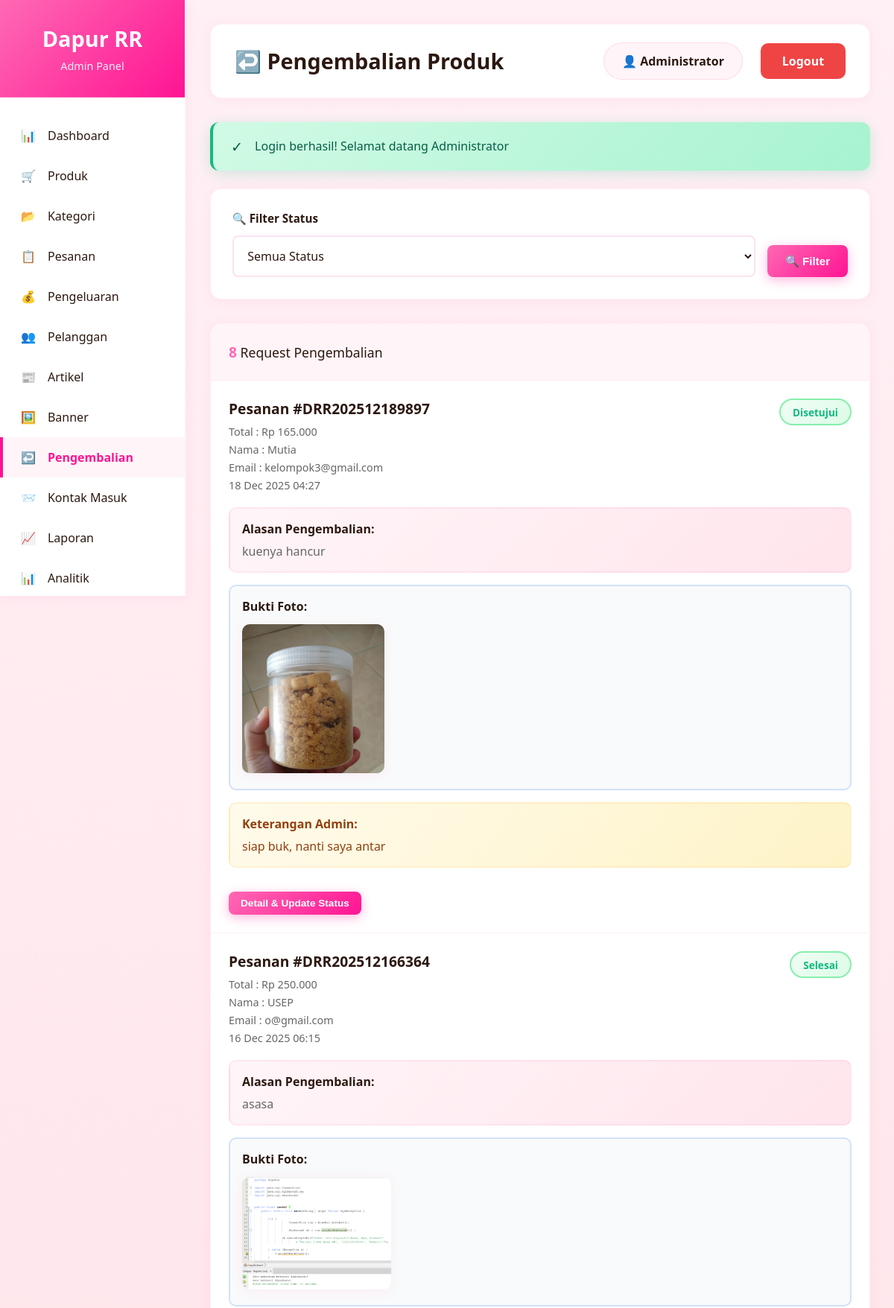
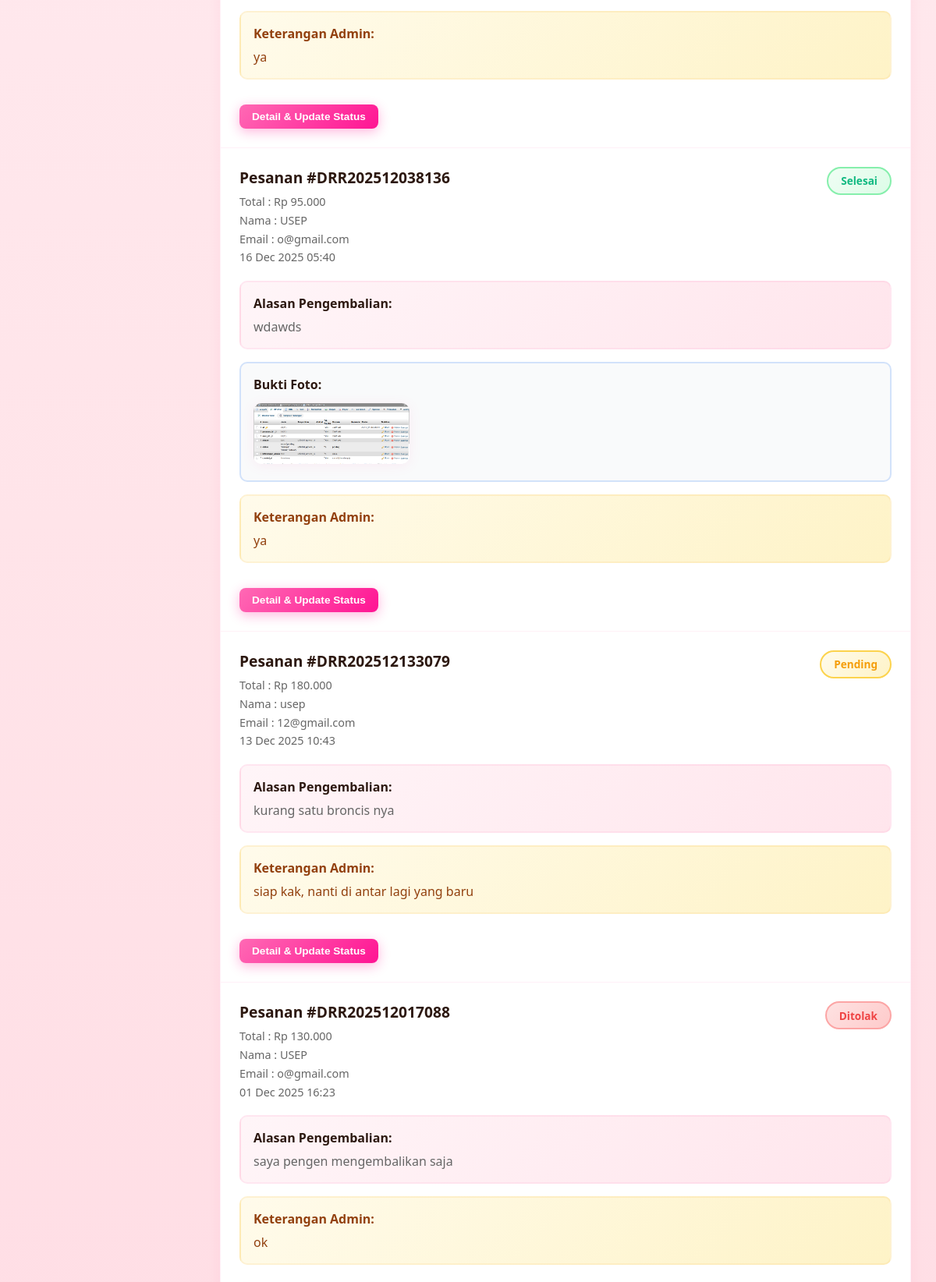
The page /admin/pengembalian.php (signed in, upper part) on the database its author committed (2 pictures, top to bottom).
### tables this page shows
CREATE TABLE `pengembalian` (
  `id` int(11) NOT NULL,
  `pesanan_id` int(11) NOT NULL,
  `user_id` int(11) NOT NULL,
  `alasan` text NOT NULL,
  `bukti_foto` varchar(255) DEFAULT NULL,
  `status` enum('pending','disetujui','ditolak','selesai') DEFAULT 'pending',
  `keterangan_admin` text DEFAULT NULL,
  `tanggal_diproses` datetime DEFAULT NULL,
  `tanggal_selesai` datetime DEFAULT NULL,
  `created_at` timestamp NOT NULL DEFAULT current_timestamp()
);

CREATE TABLE `pesanan` (
  `id` int(11) NOT NULL,
  `user_id` int(11) NOT NULL,
  `no_pesanan` varchar(50) NOT NULL,
  `total_harga` decimal(10,2) NOT NULL,
  `ongkir` decimal(10,2) DEFAULT 0.00,
  `total_bayar` decimal(10,2) NOT NULL,
  `metode_pembayaran_id` int(11) DEFAULT NULL,
  `metode_pengiriman_id` int(11) DEFAULT NULL,
  `alamat_pengiriman` text NOT NULL,
  `no_telepon` varchar(20) NOT NULL,
  `catatan` text DEFAULT NULL,
  `status` enum('pending','dikonfirmasi','dibayar','diproses','dikirim','selesai','dibatalkan') DEFAULT 'pending',
  `status_pengembalian` enum('pending','disetujui','ditolak','selesai') DEFAULT NULL,
  `bukti_pembayaran` varchar(255) DEFAULT NULL,
  `resi_pengiriman` varchar(100) DEFAULT NULL,
  `tanggal_pembayaran` datetime DEFAULT NULL,
  `tanggal_kirim` datetime DEFAULT NULL,
  `tanggal_selesai` datetime DEFAULT NULL,
  `is_rated` tinyint(1) DEFAULT 0,
  `created_at` timestamp NOT NULL DEFAULT current_timestamp()
);

CREATE TABLE `users` (
  `id` int(11) NOT NULL,
  `nama` varchar(100) NOT NULL,
  `email` varchar(100) NOT NULL,
  `password` varchar(255) NOT NULL,
  `no_telepon` varchar(20) DEFAULT NULL,
  `alamat` text DEFAULT NULL,
  `role` enum('admin','user') DEFAULT 'user',
  `is_active` tinyint(1) DEFAULT 1,
  `created_at` timestamp NOT NULL DEFAULT current_timestamp()
);

### config/database.php (called while the page is built, shortened)
<?php
function formatRupiah($angka) {
    return "Rp " . number_format($angka, 0, ',', '.');
}
function getUserName() {
    return $_SESSION['nama'] ?? 'Guest';
}
?>

### admin/pengembalian.php (the view, shortened to what this page needs)
<?php
require_once '../config/database.php';
$conn = getConnection();
$statusFilter = $_GET['status'] ?? '';
$where = $statusFilter ? "WHERE p.status = ?" : "";
$query = "SELECT p.*, ps.no_pesanan, ps.total_bayar, u.nama, u.email
          FROM pengembalian p
          JOIN pesanan ps ON p.pesanan_id = ps.id
          JOIN users u ON ps.user_id = u.id
          $where
          ORDER BY p.created_at DESC";
if ($statusFilter) {
    $stmt = $conn->prepare($query);
    $stmt->bind_param("s", $statusFilter);
    $stmt->execute();
    $pengembalian = $stmt->get_result();
} else {
    $pengembalian = $conn->query($query);
}
$flash = null;
if (isset($_SESSION['flash_message'])) {
    $flash = [
        'message' => $_SESSION['flash_message'],
        'type' => $_SESSION['flash_type']
    ];
}
?>
<!DOCTYPE html>
<html lang="id">
<head>
</head>
<body>
    <div class="sidebar">
        <div class="sidebar-header">
            <h2>Dapur RR</h2>
            <p>Admin Panel</p>
        </div>
        <div class="sidebar-menu">
            <a href="dashboard.php" class="menu-item">
                <span>📊</span>
                <span>Dashboard</span>
            </a>
            <a href="produk.php" class="menu-item">
                <span>🛒</span>
                <span>Produk</span>
            </a>
            <a href="kategori.php" class="menu-item">
                <span>📂</span>
                <span>Kategori</span>
            </a>
            <a href="pesanan.php" class="menu-item">
                <span>📋</span>
                <span>Pesanan</span>
            </a>
            <a href="pengeluaran.php" class="menu-item">
                <span>💰</span>
                <span>Pengeluaran</span>
            </a>
            <a href="pelanggan.php" class="menu-item">
                <span>👥</span>
                <span>Pelanggan</span>
            </a>
            <a href="artikel2.php" class="menu-item">
                <span>📰</span>
                <span>Artikel</span>
            </a>
            <a href="banner.php" class="menu-item">
                <span>🖼️</span>
                <span>Banner</span>
            </a>
            <a href="pengembalian.php" class="menu-item active">
                <span>↩️</span>
                <span>Pengembalian</span>
            </a>
            <a href="kontak-masuk.php" class="menu-item">
                <span>📨</span>
                <span>Kontak Masuk</span>
            </a>
            <a href="laporan.php" class="menu-item">
                <span>📈</span>
                <span>Laporan</span>
            </a>
            <a href="analitik.php" class="menu-item">
                <span>📊</span>
                <span>Analitik</span>
            </a>
        </div>
    </div>
    <div class="main-content">
        <div class="top-bar">
            <h1 class="page-title">↩️ Pengembalian Produk</h1>
            <div class="user-info">
                <div class="admin-name">👤 <?php echo htmlspecialchars(getUserName()); ?></div>
                <a href="../logout.php" class="btn-logout">
                    <span>Logout</span>
                </a>
            </div>
        </div>
        <?php if ($flash): ?>
        <div class="alert alert-<?php echo $flash['type']; ?>">
            <span style="font-size: 1.2rem;"><?php echo $flash['type'] === 'success' ? '✓' : '⚠'; ?></span>
            <?php echo htmlspecialchars($flash['message']); ?>
        </div>
        <?php endif; ?>
        <div class="filters">
            <form method="GET">
                <div class="filter-row">
                    <div class="filter-group">
                        <label>🔍 Filter Status</label>
                        <select name="status">
                            <option value="">Semua Status</option>
                        </select>
                    </div>
                    <button type="submit" class="btn btn-primary">🔍 Filter</button>
                </div>
            </form>
        </div>
        <div class="card">
            <div class="card-header">
                <strong style="color: var(--primary); font-size: 1.2rem;"><?php echo $pengembalian->num_rows; ?></strong> Request Pengembalian
            </div>
            <?php if ($pengembalian->num_rows > 0): ?>
            <div class="return-list">
                <?php while($r = $pengembalian->fetch_assoc()): ?>
                <div class="return-item"
                     data-id="<?php echo $r['id']; ?>"
                     data-no-pesanan="<?php echo htmlspecialchars($r['no_pesanan']); ?>"
                     data-total="<?php echo formatRupiah($r['total_bayar']); ?>"
                     data-nama="<?php echo htmlspecialchars($r['nama']); ?>"
                     data-email="<?php echo htmlspecialchars($r['email']); ?>"
                     data-alasan="<?php echo htmlspecialchars($r['alasan']); ?>"
                     data-bukti="<?php echo htmlspecialchars($r['bukti_foto'] ?? ''); ?>"
                     data-status="<?php echo $r['status']; ?>"
                     data-keterangan="<?php echo htmlspecialchars($r['keterangan_admin'] ?? ''); ?>">
                    <div class="return-header">
                        <div class="return-info">
                            <h3> Pesanan #<?php echo htmlspecialchars($r['no_pesanan']); ?></h3>
                            <p> Total : <?php echo formatRupiah($r['total_bayar']); ?></p>
                            <p>Nama : <?php echo htmlspecialchars($r['nama']); ?></p>
                            <p>Email : <?php echo htmlspecialchars($r['email']); ?></p>
                            <p> <?php echo date('d M Y H:i', strtotime($r['created_at'])); ?></p>
                        </div>
                        <div>
                            <?php
                            $badgeClass = 'badge-warning';
                            $statusText = 'Pending';
                            if ($r['status'] === 'disetujui') {
                                $badgeClass = 'badge-success';
                                $statusText = 'Disetujui';
                            }
                            if ($r['status'] === 'ditolak') {
                                $badgeClass = 'badge-danger';
                                $statusText = 'Ditolak';
                            }
                            if ($r['status'] === 'selesai') {
                                $badgeClass = 'badge-success';
                                $statusText = 'Selesai';
                            }
                            ?>
                            <span class="badge <?php echo $badgeClass; ?>">
                                <?php echo $statusText; ?>
                            </span>
                        </div>
                    </div>
                    <div class="reason-box">
                        <strong>Alasan Pengembalian:</strong>
                        <p style="color: #666; margin: 0;"><?php echo htmlspecialchars($r['alasan']); ?></p>
                    </div>
                    <?php if ($r['bukti_foto'] && file_exists('../' . $r['bukti_foto'])): ?>
                    <div class="bukti-foto-box">
                        <strong>Bukti Foto:</strong>
                        <img src="../<?php echo htmlspecialchars($r['bukti_foto']); ?>"
                             alt="Bukti Foto"
                             onclick="openImageModal(this.src)"
                             title="Klik untuk memperbesar">
                    </div>
                    <?php endif; ?>
                    <?php if ($r['keterangan_admin']): ?>
                    <div class="admin-note">
                        <strong>Keterangan Admin:</strong>
                        <p style="color: #92400E; margin: 0;"><?php echo htmlspecialchars($r['keterangan_admin']); ?></p>
                    </div>
                    <?php endif; ?>
                    <button onclick="viewReturn(<?php echo $r['id']; ?>)"
                            class="btn btn-primary btn-sm" style="margin-top: 1rem;">
                        Detail & Update Status
                    </button>
                </div>
                <?php endwhile; ?>
            </div>
            <?php endif; ?>
        </div>
    </div>
</body>
</html>

### rows shown on the page
pengembalian: pesanan.no_pesanan "DRR202512189897", pesanan.total_bayar "Rp 165.000", user.nama "Mutia", user.email "kelompok3@gmail.com", created_at "18 Dec 2025 04:27", status "Disetujui", alasan "kuenya hancur", bukti_foto (picture), keterangan_admin "siap buk, nanti saya antar"
pengembalian: pesanan.no_pesanan "DRR202512166364", pesanan.total_bayar "Rp 250.000", user.nama "USEP", user.email "o@gmail.com", created_at "16 Dec 2025 06:15", status "Selesai", alasan "asasa", bukti_foto (picture), keterangan_admin "ya"
pengembalian: pesanan.no_pesanan "DRR202512038136", pesanan.total_bayar "Rp 95.000", user.nama "USEP", user.email "o@gmail.com", created_at "16 Dec 2025 05:40", status "Selesai", alasan "wdawds", bukti_foto (picture), keterangan_admin "ya"
pengembalian: pesanan.no_pesanan "DRR202512133079", pesanan.total_bayar "Rp 180.000", user.nama "usep", user.email "12@gmail.com", created_at "13 Dec 2025 10:43", statusText "Pending", alasan "kurang satu broncis nya", keterangan_admin "siap kak, nanti di antar lagi yang baru"
pengembalian: pesanan.no_pesanan "DRR202512017088", pesanan.total_bayar "Rp 130.000", user.nama "USEP", user.email "o@gmail.com", created_at "01 Dec 2025 16:23", status "Ditolak", alasan "saya pengen mengembalikan saja", keterangan_admin "ok"

### other values the page prints
getUserName() "Administrator"
$flash['message'] "Login berhasil! Selamat datang Administrator"
$pengembalian->num_rows "8"
